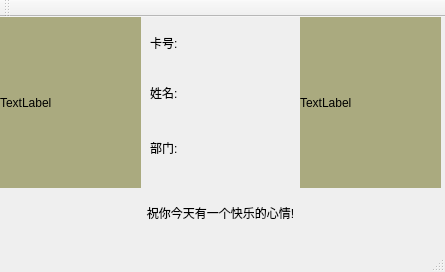
<?xml version="1.0" encoding="UTF-8"?>
<ui version="4.0">
 <class>arm_index</class>
 <widget class="QMainWindow" name="arm_index">
  <property name="geometry">
   <rect>
    <x>0</x>
    <y>0</y>
    <width>445</width>
    <height>272</height>
   </rect>
  </property>
  <property name="windowTitle">
   <string>员工考勤系统</string>
  </property>
  <widget class="QWidget" name="centralWidget">
   <widget class="QLabel" name="label_org_photo">
    <property name="geometry">
     <rect>
      <x>0</x>
      <y>0</y>
      <width>141</width>
      <height>171</height>
     </rect>
    </property>
    <property name="styleSheet">
     <string notr="true">background-color: rgb(170, 170, 127);</string>
    </property>
    <property name="text">
     <string>TextLabel</string>
    </property>
   </widget>
   <widget class="QLabel" name="label_new_photo">
    <property name="geometry">
     <rect>
      <x>300</x>
      <y>0</y>
      <width>141</width>
      <height>171</height>
     </rect>
    </property>
    <property name="styleSheet">
     <string notr="true">background-color: rgb(170, 170, 127);</string>
    </property>
    <property name="text">
     <string>TextLabel</string>
    </property>
   </widget>
   <widget class="QLabel" name="label_3">
    <property name="geometry">
     <rect>
      <x>150</x>
      <y>10</y>
      <width>31</width>
      <height>31</height>
     </rect>
    </property>
    <property name="text">
     <string>卡号:</string>
    </property>
   </widget>
   <widget class="QLabel" name="label_4">
    <property name="geometry">
     <rect>
      <x>150</x>
      <y>60</y>
      <width>31</width>
      <height>31</height>
     </rect>
    </property>
    <property name="text">
     <string>姓名:</string>
    </property>
   </widget>
   <widget class="QLabel" name="label_cardID">
    <property name="geometry">
     <rect>
      <x>190</x>
      <y>0</y>
      <width>101</width>
      <height>51</height>
     </rect>
    </property>
    <property name="font">
     <font>
      <family>AR PL UKai CN</family>
      <pointsize>30</pointsize>
      <weight>50</weight>
      <italic>false</italic>
      <bold>false</bold>
     </font>
    </property>
    <property name="styleSheet">
     <string notr="true">font: 30pt &quot;AR PL UKai CN&quot;;</string>
    </property>
    <property name="text">
     <string/>
    </property>
   </widget>
   <widget class="QLabel" name="label_6">
    <property name="geometry">
     <rect>
      <x>150</x>
      <y>110</y>
      <width>31</width>
      <height>41</height>
     </rect>
    </property>
    <property name="text">
     <string>部门:</string>
    </property>
   </widget>
   <widget class="QLabel" name="label_name">
    <property name="geometry">
     <rect>
      <x>190</x>
      <y>50</y>
      <width>101</width>
      <height>41</height>
     </rect>
    </property>
    <property name="font">
     <font>
      <pointsize>30</pointsize>
     </font>
    </property>
    <property name="text">
     <string/>
    </property>
   </widget>
   <widget class="QLabel" name="label_department">
    <property name="geometry">
     <rect>
      <x>190</x>
      <y>110</y>
      <width>101</width>
      <height>41</height>
     </rect>
    </property>
    <property name="font">
     <font>
      <pointsize>30</pointsize>
     </font>
    </property>
    <property name="text">
     <string/>
    </property>
    <property name="alignment">
     <set>Qt::AlignLeading|Qt::AlignLeft|Qt::AlignVCenter</set>
    </property>
   </widget>
   <widget class="QLabel" name="label_welcom">
    <property name="geometry">
     <rect>
      <x>70</x>
      <y>180</y>
      <width>301</width>
      <height>31</height>
     </rect>
    </property>
    <property name="text">
     <string>祝你今天有一个快乐的心情!</string>
    </property>
    <property name="alignment">
     <set>Qt::AlignCenter</set>
    </property>
   </widget>
  </widget>
  <widget class="QMenuBar" name="menuBar">
   <property name="geometry">
    <rect>
     <x>0</x>
     <y>0</y>
     <width>445</width>
     <height>23</height>
    </rect>
   </property>
  </widget>
  <widget class="QToolBar" name="mainToolBar">
   <attribute name="toolBarArea">
    <enum>TopToolBarArea</enum>
   </attribute>
   <attribute name="toolBarBreak">
    <bool>false</bool>
   </attribute>
  </widget>
  <widget class="QStatusBar" name="statusBar"/>
 </widget>
 <layoutdefault spacing="6" margin="11"/>
 <resources/>
 <connections/>
</ui>
